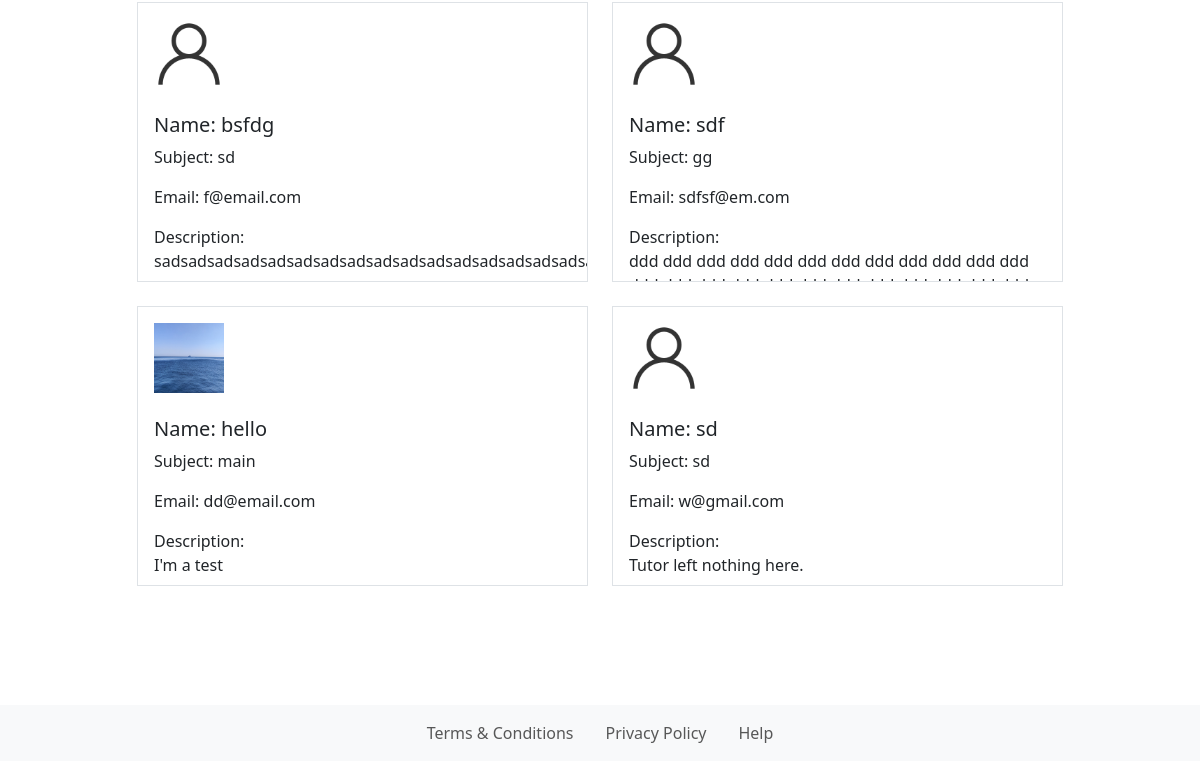
Before: /findTutor/ (signed in, lower part) with the older database file.
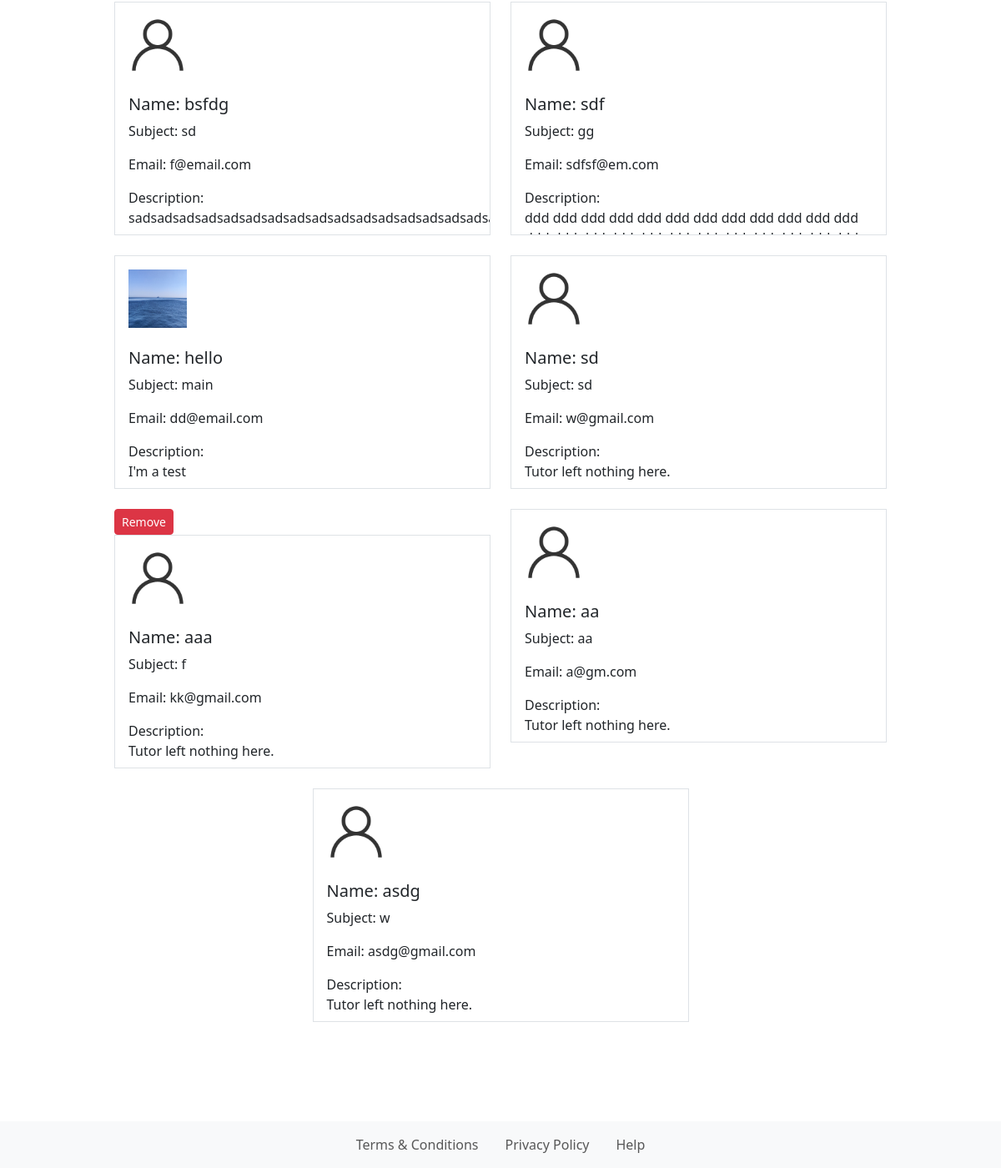
After: the same page with the newer database file.
### myapp/models.py (models this page shows)
class Tutor(models.Model):
    user = models.ForeignKey(User, on_delete=models.CASCADE, null=True, blank=True)
    name = models.CharField(max_length=100)
    subject = models.CharField(max_length=100)
    email = models.EmailField()
    description = models.TextField(blank=True)
    image = models.ImageField(upload_to='tutor_images/', blank=True)

### myapp/views.py (the view)
# urls.py: path("findTutor/", views.findTutor, name="findTutor"),
@login_required
def findTutor(request):
    tutors = Tutor.objects.all()  # get all tutor objects
    return render(request, "findTutor.html", {'tutors': tutors, "navbar": "tutor"})

### myapp/templates/findTutor.html (shortened to what this page needs)
{% extends "hf.html" %}
{% block content %}
{% load static %}
    <br>
<div class="container">
    <div class="row gy-4 justify-content-center" id="tutorsList" style="margin-bottom: 175px;">
        {% for tutor in tutors %}
        <div class="col-md-5 tutor">
          {% if request.user == tutor.user %}
              <form method="post" action="{% url 'remove_tutor' tutor.id %}">
                  <button type="submit" class="btn btn-danger btn-sm">Remove</button>
              </form>
          {% endif %}
            <div class="border p-3" style="height: 280px; overflow-y: auto;">
              <div class="d-flex align-items-center justify-content-between flex-wrap">
                    <div>
                        {% if tutor.image %}
                        <img src="{{ tutor.image.url }}" alt="Profile Image" style="width: 70px; height: 70px; margin-right: 80px;">
                        {% else %}
                            <img src="{% static 'images/default_profile.png' %}" alt="Profile Image" style="width: 70px; height: 70px; margin-right: 80px;">
                        {% endif %}
                        <h5 class="name"><br>Name: {{ tutor.name }}</h5>
                        <p class="subject">Subject: {{ tutor.subject }}</p>
                        <p>Email: {{ tutor.email }}</p>
                        <p class="tutor-description">Description:<br>
                          {% if tutor.description %}
                              {{ tutor.description }}
                          {% else %}
                              Tutor left nothing here.
                          {% endif %}
                        </p>
                    </div>
                </div>
            </div>
        </div>
        {% endfor %}
    </div>
</div>
{% endblock %}

### myapp/templates/hf.html (shortened to what this page needs)
{% load static %}
<!DOCTYPE html>
<html>
    <head>
        <link rel="stylesheet" href="{% static 'style.css' %}">
        <link href="https://cdn.jsdelivr.net/npm/bootstrap@5.3.2/dist/css/bootstrap.min.css" rel="stylesheet">
    </head>
    <body>
        <body>
            {% block content %}
            {% endblock content %}
            <nav class="navbar navbar-expand-lg navbar-light bg-light fixed-bottom" id="botNavbar"  >
                <div class="container-fluid justify-content-center" id="botNavbar">
                    <ul class="navbar-nav">
                      <li class="nav-item">
                        <a class="nav-link me-3" href="{% url 'terms and conditions' %}">Terms & Conditions</a>
                      </li>
                      <li class="nav-item">
                        <a class="nav-link me-3" href="{% url 'privacy' %}">Privacy Policy</a>
                      </li>
                      <li class="nav-item">
                        <a class="nav-link" href="{% url 'help' %}">Help</a>
                      </li>
                    </ul>
                </div>
            </nav>
        </body>
    </body>
</html>

### myapp/templates/findTutor.html (style rules this page uses)
.tutor-description { max-width: 100%; word-wrap: break-word; }

Changed rows visible on the page:
added Tutor: shows "Remove", name "aaa", subject "f", email "kk@gmail.com", description "Tutor left nothing here."
added Tutor: name "aa", subject "aa", email "a@gm.com", description "Tutor left nothing here."
added Tutor: name "asdg", subject "w", email "asdg@gmail.com", description "Tutor left nothing here."
